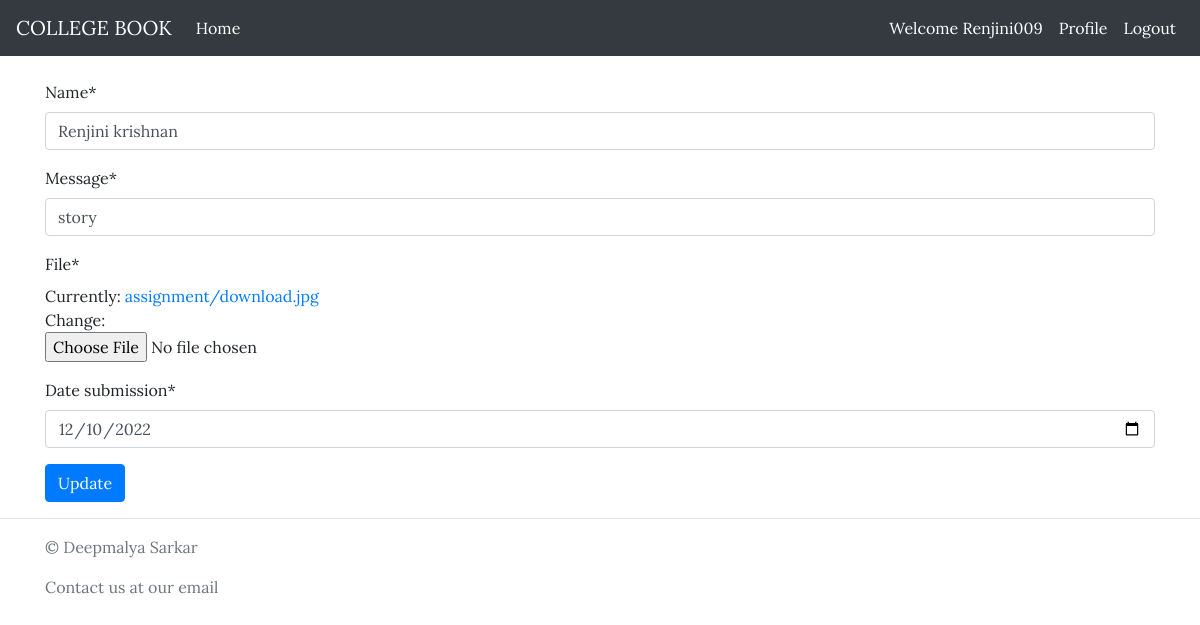
The page /assignment/assignment_edit/7/ (signed in) on the database its author committed.
### assignment/models.py (models this page shows, shortened)
class Assignment(models.Model):
    name=models.CharField(max_length=255)
    message=models.CharField(max_length=500)
    uploader=models.ForeignKey(User,on_delete=models.CASCADE)
    classroom=models.ForeignKey(Classroom,on_delete=models.CASCADE)
    file=models.FileField(upload_to='assignment',blank=False)
    date_uploaded=models.DateTimeField(default=timezone.now)
    date_submission=models.DateField()

### ams/decorators.py (the view)
        def wrapper_func(request,*args,**kwargs):
            group=None
            if request.user.groups.exists():
                group=request.user.groups.all()[0].name
            if group in allowed_roles:
                return view_func(request,*args,**kwargs)
            else:
                raise PermissionDenied

### assignment/forms.py
class AssignmentUpdateForm(forms.ModelForm):
    name=forms.CharField()
    message=forms.CharField()
    file=forms.FileField()
    date_submission=forms.DateField(widget=DateInput)
    class Meta:
        model=Assignment
        fields=('name','message','file','date_submission')
        widgets = {'date_submission':DateInput()}

### assignment/views.py (called while the page is built)
@login_required
@allowed_users(allowed_roles=['TEACHERS'])
def assignment_edit(request,pk):
    if request.method=='POST':
        assign=Assignment.objects.get(id=pk)
        a_form=AssignmentUpdateForm(request.POST,request.FILES,instance=assign)
        if a_form.is_valid():
            a_form.save()
            messages.success(request,'Successfully updated')
            return redirect('group:teacher_dashboard')
    else:
        assign=Assignment.objects.get(id=pk)
        a_form=AssignmentUpdateForm(instance=assign)
        context={'a_form':a_form}
    return render(request,'assignment/assignment_update.html',context)

### assignment/templates/assignment/assignment_update.html (shortened to what this page needs)
{% extends 'ams/base.html' %}
{% load static %}
{% load crispy_forms_tags %}
{% block content %}
    <form method="POST" enctype="multipart/form-data">
        {{a_form|crispy}}
        <input type="submit" class="btn btn-primary" name="submit" value="Update">
    </form>
{% endblock content %}

### templates/ams/base.html (shortened to what this page needs)
<!doctype html>
{% load crispy_forms_tags %}
{% load static %}
<html lang="en">
  <head>
    <link rel="stylesheet" href="https://stackpath.bootstrapcdn.com/bootstrap/4.4.1/css/bootstrap.min.css">
    <link rel="stylesheet" href="{% static 'ams/css/main.css' %}">
  </head>
  <body>
    <nav class="navbar navbar-expand-lg navbar navbar-dark bg-dark">
		<a class="navbar-brand" href="{% url 'index' %}">COLLEGE BOOK</a>
		<div class="collapse navbar-collapse" id="navbarSupportedContent">
        {% if user.is_authenticated %}
        <div class="navbar-nav mr-auto">
          {% if user.profile.designation == 'TEACHER' %}
          <a class="nav-item nav-link active" href="{% url 'group:teacher_dashboard' %}">Home</a>
          {% endif %}
        </div>
        <div class="navbar-nav ml-auto">
            <a class="nav-item nav-link active" href="#">Welcome {{user.username}}</a>
            <a class="nav-item nav-link active" href="{% url 'update' %}">Profile</a>
            <a class="nav-item nav-link active" href="{% url 'logout' %}">Logout</a>
        </div>
        {% else %}
        <div class="navbar-nav ml-auto">
            <a class="nav-item nav-link active btn btn-success" data-toggle="modal" data-target="#signupModal" href="#">Sign Up</a>
            &nbsp;<a class="nav-item nav-link active btn btn-success" data-toggle="modal" data-target="#loginModal" href="#">Log In</a>
        </div>
        {% endif %}
  </div>
  </nav>
  <div class="container">
    <br>
    {% block content %}{% endblock content %}
  </div>
  <footer class="text-muted">
    <hr>
    <div class="container">
      <p>&copy; Deepmalya Sarkar</p>
      <p>Contact us at our email</p>
    </div>
    </footer>
  </body>
</html>

### static/ams/css/main.css (style rules this page uses)
body { font-family: 'Lora', serif; }

### rows shown on the page
Assignment: name "Renjini krishnan", message "story", date_submission "12/10/2022"

### other values the page prints
{{ user.username }} "Renjini009"
